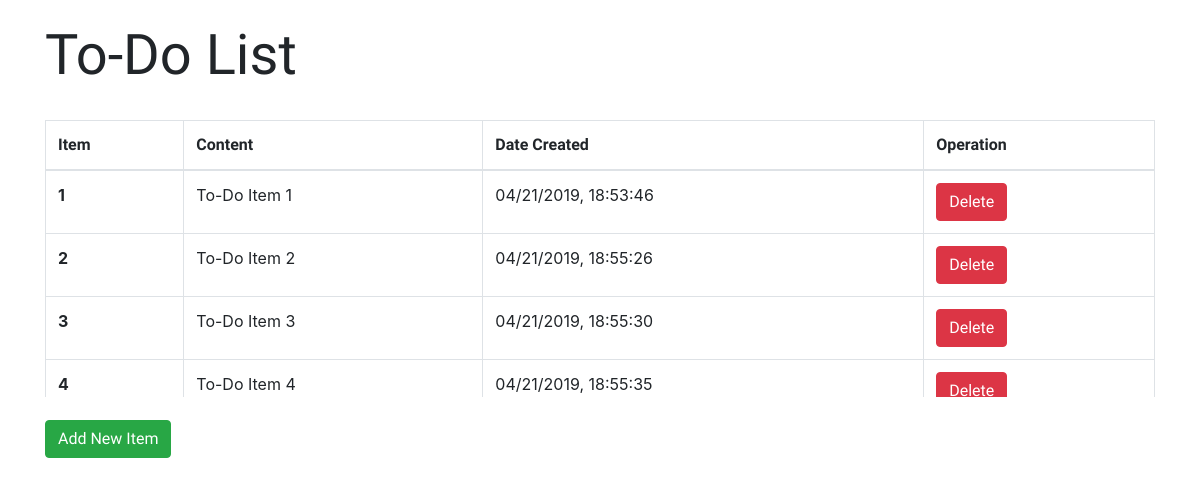
/todo/, run on the app's committed database.
### todoapp/models.py (models this page shows)
class ToDo_Item(models.Model):
    content = models.TextField() #Details of the to-do item
    datecreated = models.TextField() #Data of to-do item creation

### todoapp/views.py (the view)
# urls.py: path('todo/', todoviews.todolist),
def todolist(request):
    All_ToDo_Items = ToDo_Item.objects.all()
    context = {'All_ToDo_Items': All_ToDo_Items}
    return render(request, 'todolist.html', context)

### templates/todolist.html (shortened to what this page needs)
<!doctype html>
<html lang="en">
  <head>
    <link rel="stylesheet" href="https://stackpath.bootstrapcdn.com/bootstrap/4.3.1/css/bootstrap.min.css">
  </head>
  <body>
    <div class="container">
        <h1 class="display-4 topmarginitem textfont">To-Do List</h1>
        <div class="table-responsive table-wrapper-scroll-y my-custom-scrollbar">
        <table class="topmarginitem table table-hover table-bordered">
  <thead>
    <tr>
      <th scope="col" class="textfont">Item</th>
      <th scope="col" class="textfont">Content</th>
        <th scope="col" class="textfont">Date Created</th>
      <th scope="col" class="textfont">Operation</th>
    </tr>
  </thead>
  <tbody>
  {% for item in All_ToDo_Items %}
  <tr>
      <th scope="row">{{forloop.counter}}</th>
      <td>{{item.content}}</td>
      <td>{{item.datecreated}}</td>
      <td>
          <form action="/removetodo/{{item.id}}/" method="post">{% csrf_token %}
            <button type="submit" class="btn btn-danger textfont">Delete</button>
        </form>
      </td>
  </tr>
  {% endfor %}
  </tbody>
</table>
        </div>
  <button class="topmarginitem textfont btn btn-success" type="button" data-toggle="collapse" data-target="#collapseExample1"
          aria-expanded="false" aria-controls="collapseExample1">
    Add New Item
  </button>
    </div>
  </body>
</html>

### templates/todolist.html (style rules this page uses)
.my-custom-scrollbar { position: relative; height: 300px; overflow: auto; }
.table-wrapper-scroll-y { display: block; }
.topmarginitem { margin-top: 2%; }
.textfont { font-family: 'Fjalla One', sans-serif; }

### data on the page
ToDo_Item: content "To-Do Item 1", datecreated "04/21/2019, 18:53:46"
ToDo_Item: content "To-Do Item 2", datecreated "04/21/2019, 18:55:26"
ToDo_Item: content "To-Do Item 3", datecreated "04/21/2019, 18:55:30"
ToDo_Item: content "To-Do Item 4", datecreated "04/21/2019, 18:55:35"
